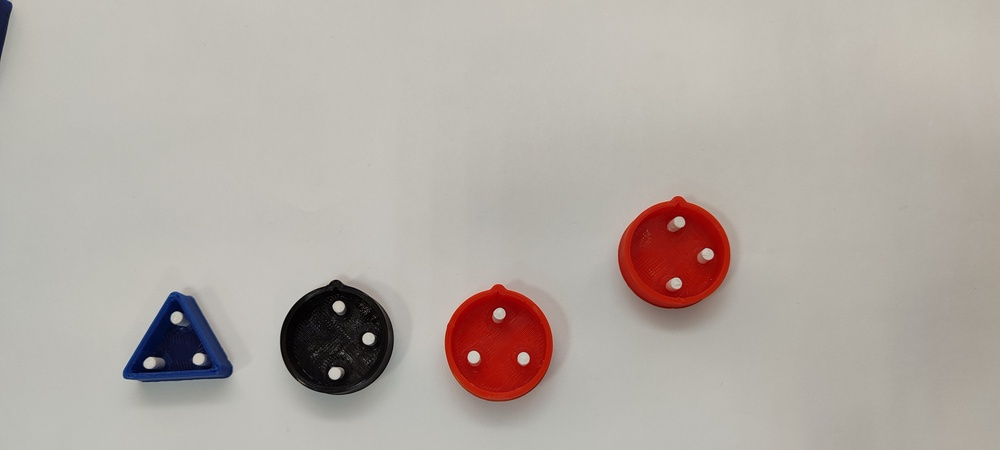
#> input picture 1/task3/images/IMG_20240823_172945.jpg, 1000 x 450 px, shrunk from 4000 x 1800 before the run
$ python test.py
#> lines starting #> are read from the running program, lines starting #| are printed output that depends on the picture; after the words box and inside, x2 and y2 are one past the last pixel; in counts of white or black regions, pixels touching at a corner belong together
#> further down, image is the input picture: shape (450, 1000, 3); mean B, G, R 164.4, 170.8, 179
import cv2 as cv
import numpy as np
from matplotlib import pyplot as plt
from math import ceil, atan2, degrees

class Body():
    def __init__(self, image, x: int):
        self.img = image
        self.pos = x

# Функция для нахождения самой выступающей точки на контуре
def find_farthest_point(contour, center):
    max_dist = 0
    farthest_point = None
    for point in contour:
        point = point[0]  # Убираем лишний уровень вложенности
        dist = np.linalg.norm(point - center)  # Вычисляем расстояние до центра
        if dist > max_dist:
            max_dist = dist
            farthest_point = tuple(point)
    return farthest_point


# Функция для вычисления угла между двумя линиями
def angle_between_lines(p1, p2, p3, p4):
    line1 = np.array([p2[0] - p1[0], p2[1] - p1[1]])
    line2 = np.array([p4[0] - p3[0], p4[1] - p3[1]])

    dot_product = np.dot(line1, line2)
    mag1 = np.linalg.norm(line1)
    mag2 = np.linalg.norm(line2)

    cos_theta = dot_product / (mag1 * mag2)
    angle = degrees(np.arccos(np.clip(cos_theta, -1.0, 1.0)))
    return angle


# Функция для проверки, является ли треугольник равносторонним (с допуском 5%)
def is_equilateral(centers, tolerance=0.05):
    # Вычисляем длины сторон треугольника
    d1 = np.linalg.norm(np.array(centers[0]) - np.array(centers[1]))
    d2 = np.linalg.norm(np.array(centers[1]) - np.array(centers[2]))
    d3 = np.linalg.norm(np.array(centers[0]) - np.array(centers[2]))

    avg = (d1 + d2 + d3) / 3
    return all(abs(d - avg) <= avg * tolerance for d in [d1, d2, d3])


def is_it_true(points: tuple, br = 0.25)->bool:
    first = ((points[0][0] - points[1][0]) ** 2 + (points[0][1] - points[1][1]) ** 2) ** 0.5
    second = ((points[0][0] - points[2][0]) ** 2 + (points[0][1] - points[2][1]) ** 2) ** 0.5
    third = ((points[1][0] - points[2][0]) ** 2 + (points[1][1] - points[2][1]) ** 2) ** 0.5
    k1 = first / second
    k2 = first / third
    k3 = second / third
    if 1 - br <= k1 <= 1 + br and 1 - br <= k2 <= 1 + br and 1 - br <= k3 <= 1 + br:
        return True
    else:
        return False

def load_images():
    return []

def predict_connect_number(img, img_list) -> int:
    # накладываем маску по серому
    gray = cv.cvtColor(img, cv.COLOR_BGR2GRAY)
    _, mask = cv.threshold(gray, 90, 255, cv.THRESH_BINARY_INV)
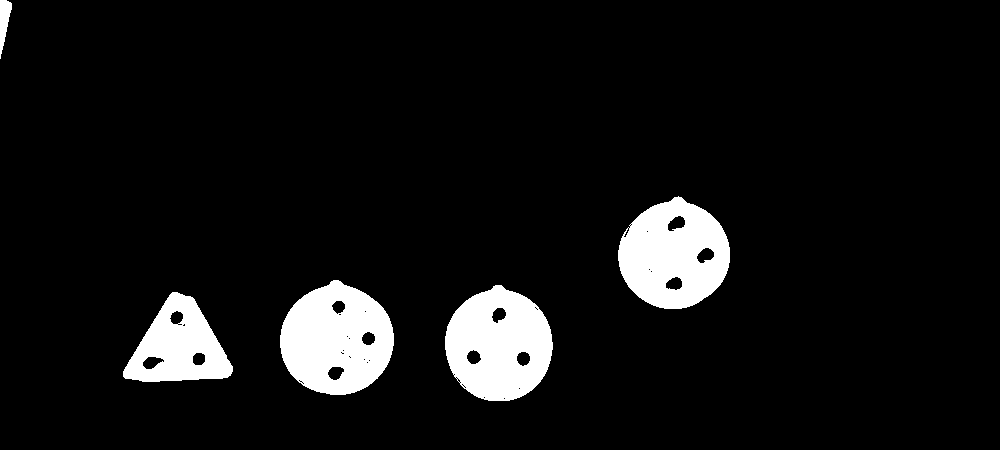
#> mask: shape (450, 1000); 7.5% white; 5 white regions
    # cv.imshow("mask", mask)

    # ищем контуры
    contours, hierarchy = cv.findContours(mask, cv.RETR_EXTERNAL, cv.CHAIN_APPROX_SIMPLE)
#> contours = 5 contours; box (x1, y1, x2, y2) and area: (280, 280, 394, 395) 9730, (445, 285, 553, 401) 9394, (618, 196, 730, 309) 9272, (123, 292, 233, 382) 5966, (0, 0, 12, 59) 337
    BGRimage = cv.cvtColor(mask, cv.COLOR_GRAY2BGR)
#> BGRimage: shape (450, 1000, 3); 7.5% white; 5 white regions
    contours = sorted(contours, key=lambda x: cv.contourArea(x), reverse=True)
    contours = contours[:4]
#> contours = 4 contours; box (x1, y1, x2, y2) and area: (280, 280, 394, 395) 9730, (445, 285, 553, 401) 9394, (618, 196, 730, 309) 9272, (123, 292, 233, 382) 5966
    cv.drawContours(BGRimage, contours, -1, (0, 0, 255), 2)
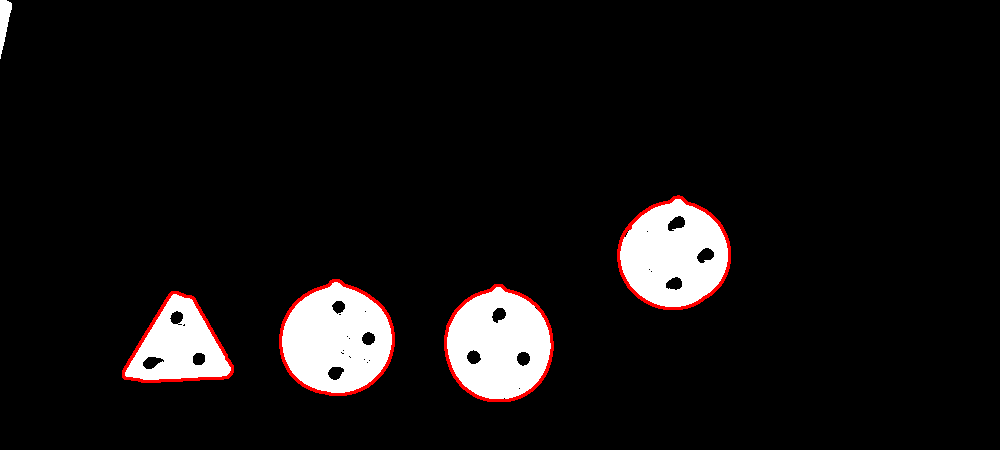
#> BGRimage: shape (450, 1000, 3); mean B, G, R 17.4, 17.4, 20
    cv.imshow('contours', BGRimage)

    # нарезаем изображения
    bodys = []
    for contour in contours:
        c = cv.approxPolyDP(contour, 3, True)
        boundRect = cv.boundingRect(c)
        with_box = BGRimage
        x , y, w, h = boundRect
        cv.rectangle(with_box, (x, y), (x + w, y + h), (255, 0, 0), 5)
        cutted = img[y:y + h, x:x + w]
        bodys.append(Body(cutted, x))
#> this loop made 4 passes
#> (x, y, w, h) on passes 1 to 4: (280, 280, 114, 115), (445, 285, 108, 116), (618, 196, 112, 113), (123, 292, 110, 90)
#> pass 1, in predict_connect_number, `cutted = img[y:y + h, x:x + w]`:
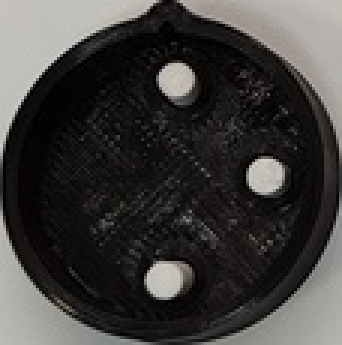
#> cutted: shape (115, 114, 3) (shown 3 times larger); mean B, G, R 60.1, 61.6, 63.6
#> after the loop:
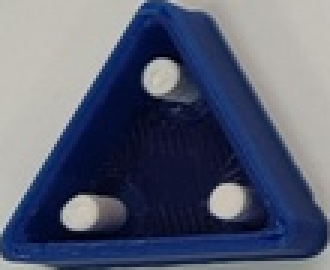
#> cutted: shape (90, 110, 3) (shown 3 times larger); mean B, G, R 115.1, 95.1, 88.8
#> after the loop:
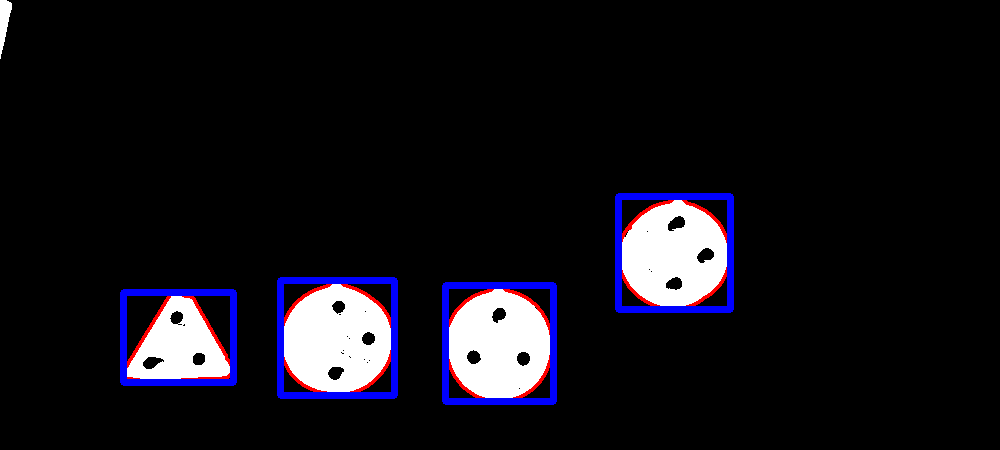
#> with_box: shape (450, 1000, 3); mean B, G, R 24.2, 17.2, 19
#> after the loop, bodys = 4 items
        #cv.imshow("mon", cutted)
        #cv.waitKey()

    # сортируем слева направо
    bodys = sorted(bodys, key=lambda x: x.pos)
    print(len(bodys))
#| 4

    for b in bodys:
        img = b.img
        #cv.imshow("mon", img)
        #cv.waitKey()
        hsv_image = cv.cvtColor(img, cv.COLOR_BGR2HSV)
        x, y, _ = img.shape

        # маска на красное
        low_red = np.array([0, 100, 100])
        up_red = np.array([10, 255, 255])
        mask1 = cv.inRange(hsv_image, low_red, up_red)
        low_red = np.array([170, 50, 50])
        up_red = np.array([180, 255, 255])
        mask2 = cv.inRange(hsv_image, low_red, up_red)
        mask = mask1 + mask2
        # cv.imshow("mask", mask)
        # cv.waitKey()
        # cv.destroyAllWindows()

        # проверка на красное
        if mask[x//2][y//2] == 0:
            continue

        # выделяем контуры
        #gray = cv.cvtColor(img, cv.COLOR_BGR2GRAY)
        #_, mask = cv.threshold(gray, 110, 255, cv.THRESH_BINARY_INV)
        contours, hierarchy = cv.findContours(mask, cv.RETR_TREE, cv.CHAIN_APPROX_SIMPLE)
        BGRimage = cv.cvtColor(mask, cv.COLOR_GRAY2BGR)
        contours = sorted(contours, key=lambda x: cv.contourArea(x), reverse=True)
        main, towers = contours[0], contours[1:4]

        # проверка на круг
        approx = cv.approxPolyDP(main, 0.01 * cv.arcLength(main, True), True)
        if len(approx) < 10:
            continue

        # координаты середин белых башенок
        points = []
        for i in towers:
            c = cv.approxPolyDP(i, 3, True)
            boundRect = cv.boundingRect(c)
            with_box = BGRimage
            x , y, w, h = boundRect
            cv.rectangle(with_box, (x, y), (x + w, y + h), (255, 0, 0), 5)
            points.append((x + w // 2, y + h // 2))

        # находим центральную точку контура
        M = cv.moments(main)
        cX = int(M["m10"] / M["m00"])
        cY = int(M["m01"] / M["m00"])
        center_red = np.array([cX, cY])

        # находим выступ
        farthest_point = find_farthest_point(main, center_red)

        # Найдем ближайший белый штырек к выступу
        distances_to_farthest = [np.linalg.norm(np.array(center) - np.array(farthest_point)) for center in points]
        closest_idx = np.argmin(distances_to_farthest)
        closest_pin = points[closest_idx]

        # Формируем две линии:
        # 1. Линия между ближайшим белым штырьком и выступом
        # 2. Линия между двумя оставшимися штырьками
        remaining_pins = [points[i] for i in range(3) if i != closest_idx]

        # Проверим угол между линиями
        if len(remaining_pins) == 2:
            angle = angle_between_lines(closest_pin, farthest_point, remaining_pins[0], remaining_pins[1])

            if abs(angle - 90) <= 10:
                ans = bodys.index(b) + 1
                #print("Линии перпендикулярны с точностью до 10 градусов.")
                return ans
            else:
                pass
                #print(f"Угол между линиями: {angle:.2f} градусов. Линии НЕ перпендикулярны.")
        else:
            pass
#> this loop made 4 passes
#> (cX, cY, farthest_point, distances_to_farthest, closest_idx) on passes 3 to 4: (53, 59, (49, 0), [28.64, 74.73, 78.92], 0), (56, 57, (63, 0), [63.56, 26.08, 87.21], 1)
#> hsv_image: shape (113, 112, 3); mean H, S, V 9.2, 177.5, 154.4
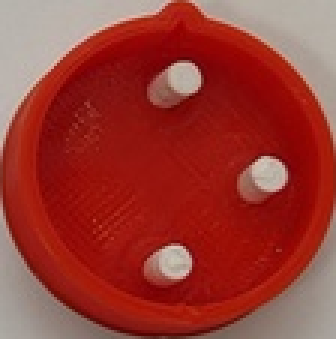
#> img: shape (113, 112, 3) (shown 3 times larger); mean B, G, R 51.1, 58.7, 154.4
#> mask: shape (113, 112); 72.5% white; 8 black regions (2 under 20 px), largest, box (x1, y1, x2, y2) and area: (0, 68, 112, 113) 1337, (0, 0, 57, 51) 979, (64, 0, 112, 47) 822, (82, 52, 96, 64) 115, (55, 20, 68, 33) 114, (51, 82, 64, 93) 111
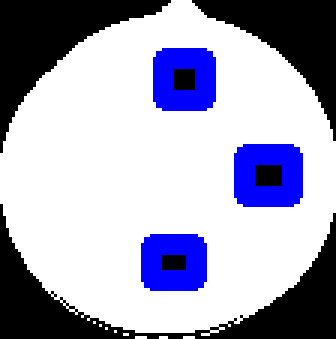
#> with_box: shape (113, 112, 3) (shown 3 times larger); mean B, G, R 188.7, 165.9, 165.9
            #print("Не удалось найти два других белых штырька для проверки.")

image = cv.imread("images/IMG_20240823_172945.jpg")
user_answer = predict_connect_number(image, [])
print(user_answer)
#| None

$ run again, with 1/task3/images/IMG_20240823_164621.jpg copied over 1/task3/images/IMG_20240823_172945.jpg
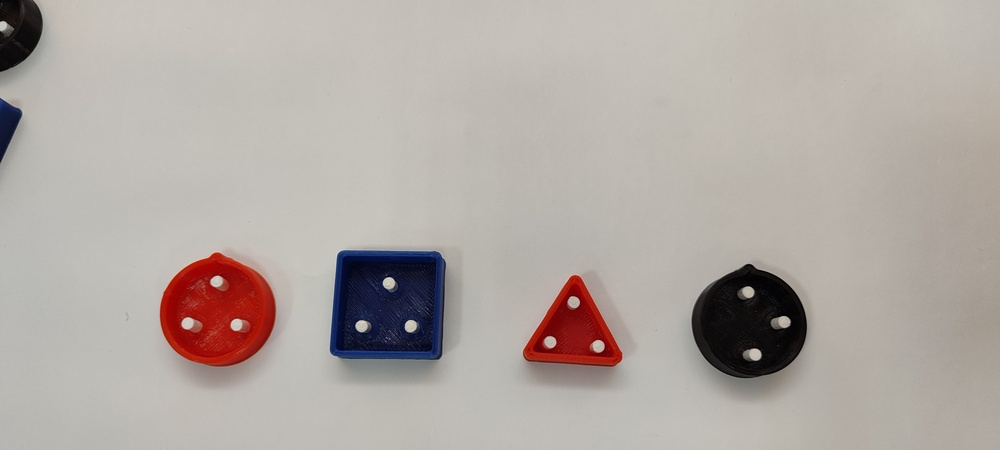
#> input picture 1/task3/images/IMG_20240823_164621.jpg, 1000 x 450 px, shrunk from 4000 x 1800 before the run
#> image is the input picture: shape (450, 1000, 3); mean B, G, R 163.8, 169.2, 177.2
#> in predict_connect_number, `contours, hierarchy = cv.findContours(mask, cv.RETR_EXTERNAL, cv.CHAIN..`: contours = 6 contours; box (x1, y1, x2, y2) and area: (330, 251, 446, 360) 11654, (692, 264, 807, 378) 9736, (160, 253, 275, 366) 9681, (523, 276, 622, 367) 5112, (0, 0, 43, 72) 2258, (0, 98, 22, 163) 700
#> in predict_connect_number, `contours = contours[:4]`: contours = 4 contours; box (x1, y1, x2, y2) and area: (330, 251, 446, 360) 11654, (692, 264, 807, 378) 9736, (160, 253, 275, 366) 9681, (523, 276, 622, 367) 5112
#> the loop in predict_connect_number, `for contour in contours:` made 4 passes
#> (x, y, w, h) on passes 1 to 4: (331, 251, 115, 109), (692, 264, 115, 114), (160, 253, 115, 113), (524, 276, 98, 91)
#> after the loop in predict_connect_number, `for contour in contours:`:
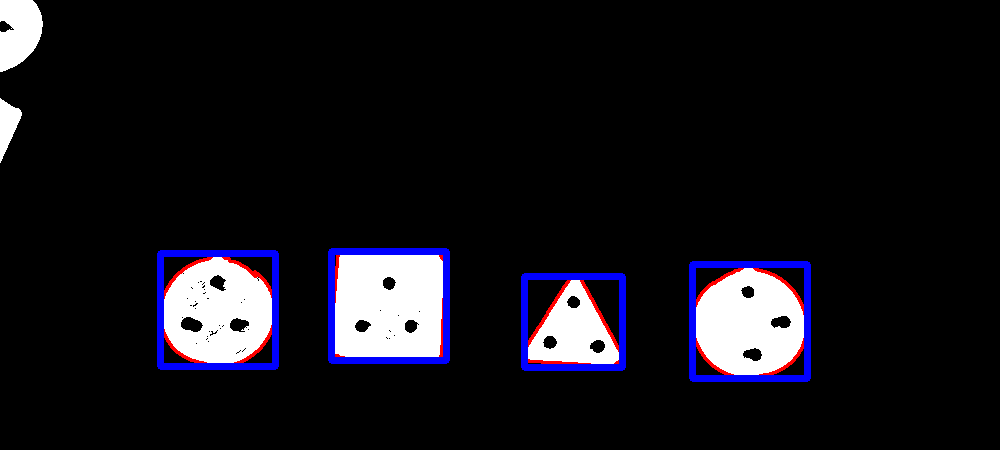
#> with_box: shape (450, 1000, 3); mean B, G, R 26.4, 19.6, 21.1
#> after the loop in predict_connect_number, `for contour in contours:`: bodys = 4 items
#| 4
#> the loop in predict_connect_number, `for b in bodys:` made 1 pass
#> (low_red, up_red, cX, cY, farthest_point) on pass 1: ([170, 50, 50], [180, 255, 255], 57, 58, (4, 83))
#> after the loop in predict_connect_number, `for b in bodys:`:
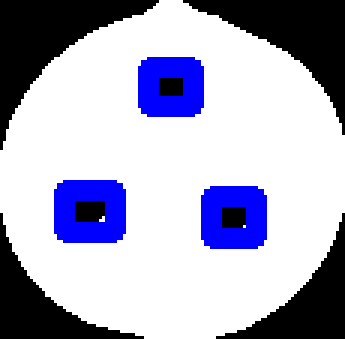
#> with_box: shape (113, 115, 3) (shown 3 times larger); mean B, G, R 194.3, 171.3, 171.3
#> user_answer = 1
#| 1

$ run again, with 1/task3/images/IMG_20240823_164822.jpg copied over 1/task3/images/IMG_20240823_172945.jpg
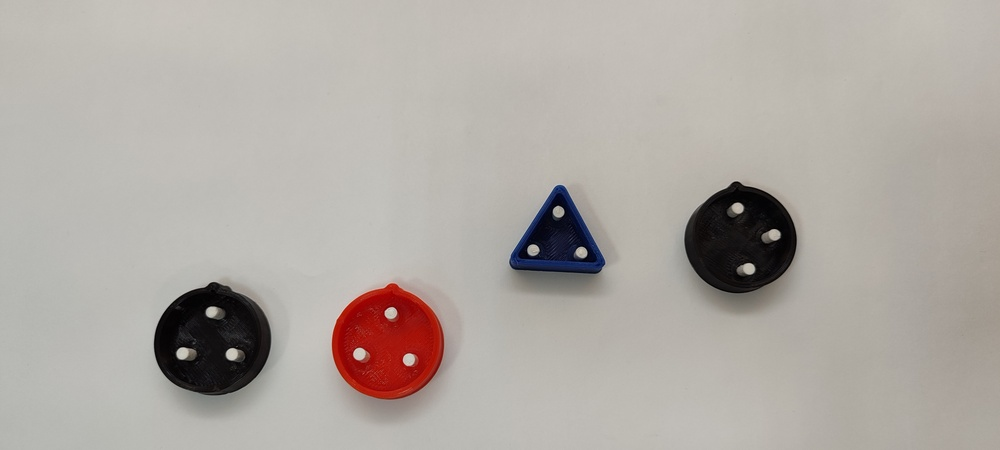
#> input picture 1/task3/images/IMG_20240823_164822.jpg, 1000 x 450 px, shrunk from 4000 x 1800 before the run
#> image is the input picture: shape (450, 1000, 3); mean B, G, R 163.9, 169.8, 175.8
#> in predict_connect_number, `contours, hierarchy = cv.findContours(mask, cv.RETR_EXTERNAL, cv.CHAIN..`: contours = 10 contours, 6 with area under 20; largest, box (x1, y1, x2, y2) and area: (154, 282, 271, 396) 9932, (332, 284, 444, 400) 9624, (684, 182, 797, 294) 9223, (509, 185, 605, 274) 4908
#> in predict_connect_number, `contours = contours[:4]`: contours = 4 contours; box (x1, y1, x2, y2) and area: (154, 282, 271, 396) 9932, (332, 284, 444, 400) 9624, (684, 182, 797, 294) 9223, (509, 185, 605, 274) 4908
#> the loop in predict_connect_number, `for contour in contours:` made 4 passes
#> (x, y, w, h) on passes 1 to 4: (154, 282, 117, 114), (332, 284, 112, 116), (684, 182, 113, 112), (510, 185, 95, 89)
#> after the loop in predict_connect_number, `for contour in contours:`:
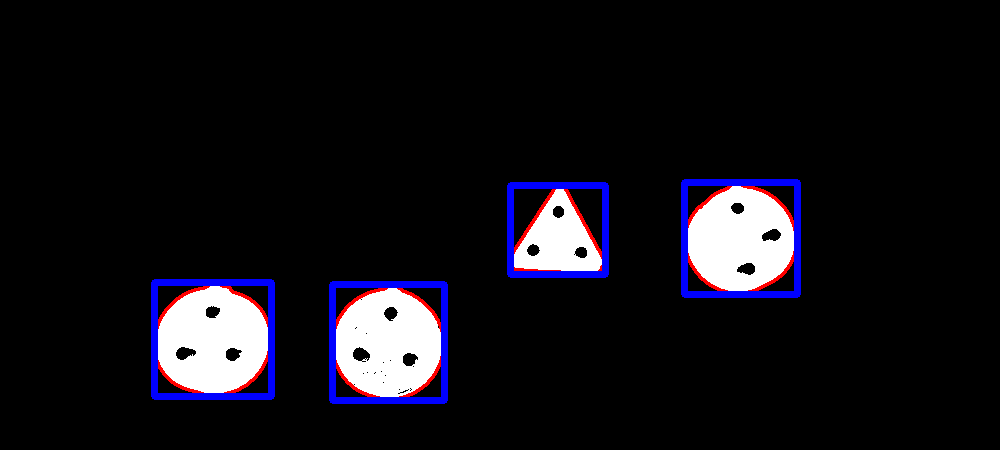
#> with_box: shape (450, 1000, 3); mean B, G, R 23.6, 16.7, 18.5
#> after the loop in predict_connect_number, `for contour in contours:`: bodys = 4 items
#| 4
#> the loop in predict_connect_number, `for b in bodys:` made 2 passes
#> (low_red, up_red, cX, cY, farthest_point) on pass 2: ([170, 50, 50], [180, 255, 255], 55, 59, (64, 0))
#> after the loop in predict_connect_number, `for b in bodys:`:
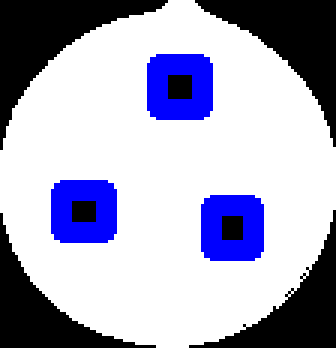
#> with_box: shape (116, 112, 3) (shown 3 times larger); mean B, G, R 191.8, 168.8, 168.8
#> user_answer = 2
#| 2

$ run again, with 1/task3/images/IMG_20240823_164837.jpg copied over 1/task3/images/IMG_20240823_172945.jpg
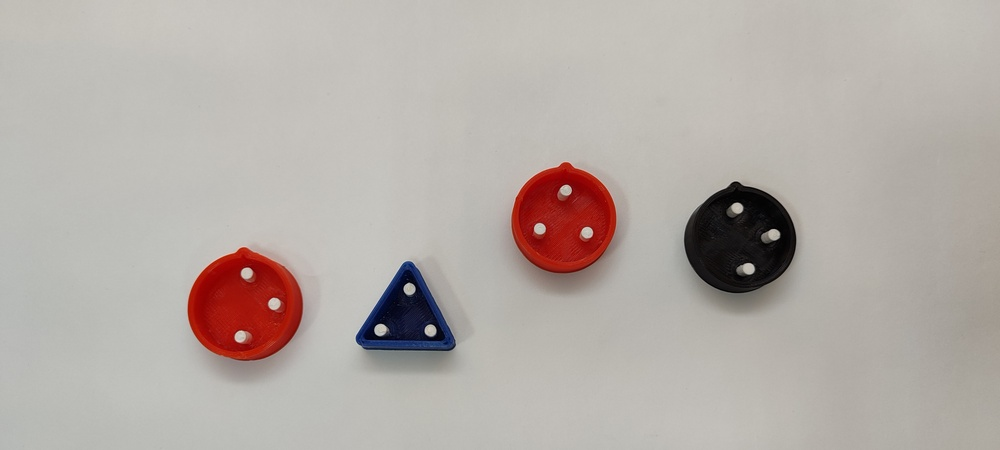
#> input picture 1/task3/images/IMG_20240823_164837.jpg, 1000 x 450 px, shrunk from 4000 x 1800 before the run
#> image is the input picture: shape (450, 1000, 3); mean B, G, R 167.5, 172.8, 180.6
#> in predict_connect_number, `contours, hierarchy = cv.findContours(mask, cv.RETR_EXTERNAL, cv.CHAIN..`: contours = 4 contours; box (x1, y1, x2, y2) and area: (188, 248, 303, 361) 9558, (684, 182, 796, 294) 9185, (512, 163, 616, 274) 8618, (356, 262, 456, 351) 5218
#> the loop in predict_connect_number, `for contour in contours:` made 4 passes
#> (x, y, w, h) on passes 1 to 4: (188, 248, 114, 112), (684, 182, 112, 112), (512, 163, 104, 111), (357, 262, 97, 88)
#> after the loop in predict_connect_number, `for contour in contours:`: bodys = 4 items
#| 4
#> the loop in predict_connect_number, `for b in bodys:` made 4 passes
#> (cX, cY, farthest_point, distances_to_farthest, closest_idx) on passes 1, 3: (56, 57, (113, 70), [30.41, 63.6, 69.66], 0), (51, 55, (32, 107), [82.71, 55.97, 42.19], 2)
#> after the loop in predict_connect_number, `for b in bodys:`:
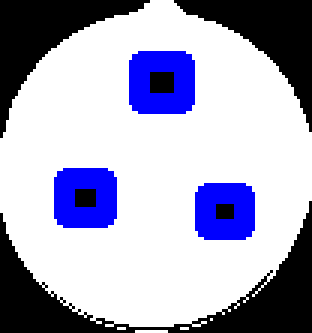
#> with_box: shape (111, 104, 3) (shown 3 times larger); mean B, G, R 192.2, 168.5, 168.5
#| None
